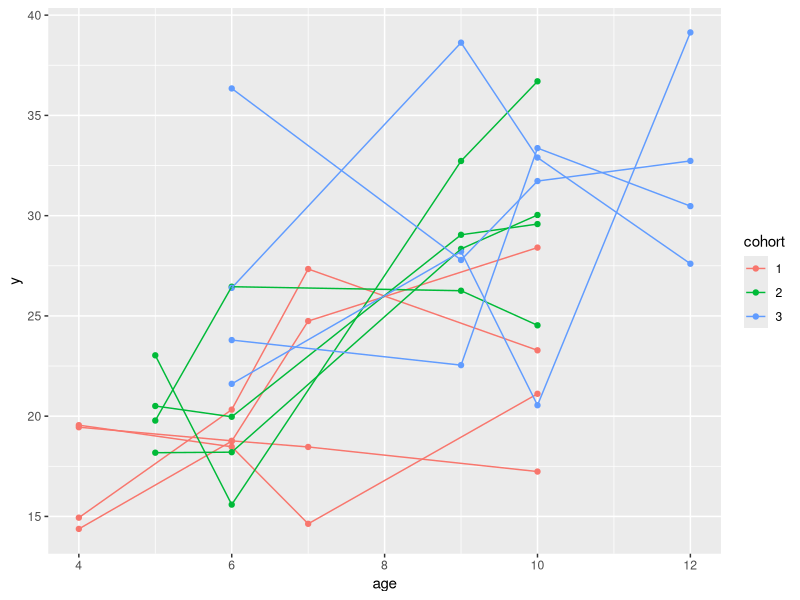
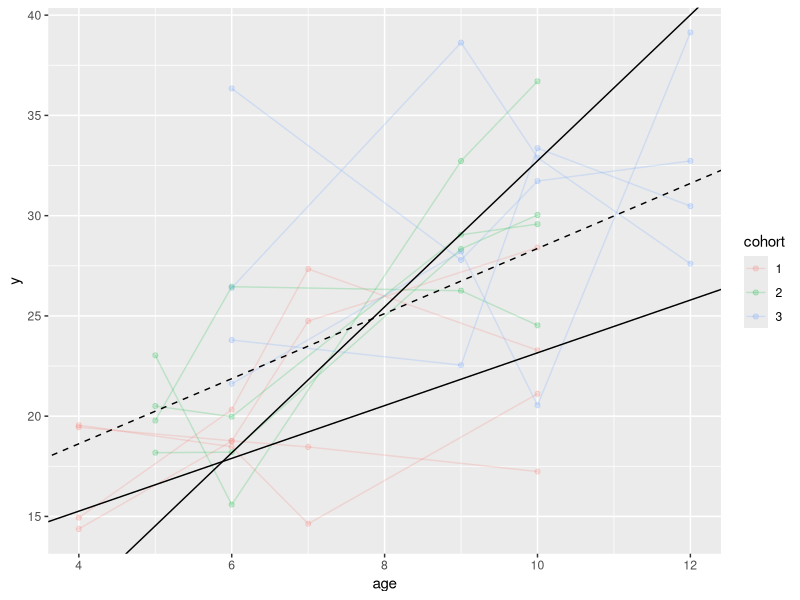

Write the R code that produced these figures, in order.
## ---- chunk 1
#| message: false
#| code-fold: true
#| code-summary: Load Libraries

library(tidyverse)
library(nlme)
library(lme4)
library(plm)
library(kableExtra)
## ---- chunk 2
#| code-fold: true

# simulated  
dat_skel <- data.frame(cohort = rep(1:3, each = 16),
           id = rep(1:12, each = 4),
           age = c(rep(c(4, 6, 7, 10), 4), # cohort 1
                   rep(c(4, 5, 8, 9) + 1, 4), # cohort 2 
                   rep(c(4, 7, 8, 10) + 2, 4))) # cohort 3
# creating data
set.seed(1)
id_int <- rnorm(12, 2) + 10
id_slope <- rnorm(12, mean = 1, sd = .01) # random slope
cohort_int <- c(1, 4, 7)

dat <- dat_skel %>% 
  mutate(y = id_int + id_slope * age + cohort_int[cohort] + rnorm(nrow(.), sd = 5),
         id = factor(id),
         cohort = factor(cohort))

dat %>% head()
## ---- chunk 3
#| code-fold: true
dat %>% ggplot(aes(age, y, color = cohort, group = id)) +
  geom_point() +
  geom_line()
## ---- chunk 4
dat_centered <- dat %>% arrange(id, age) %>%
  group_by(id) %>% 
  mutate(age_mean = mean(age),
         y_mean = mean(y),
         age_centered = age - age_mean,
         y_centered = y - y_mean,
         age_baseline = age - first(age),
         y_baseline = y - first(y))

dat_baseline <- dat_centered %>% 
  filter(age_baseline != 0)
## ---- chunk 5
# Fixed Effect Estimate (within model)
centered_lm <- lm(y_centered ~ age_centered, data = dat_centered) # centered regression

# between model
baseline_lm <- lm(y_baseline~age_baseline, data = dat_baseline) # baseline adjusted (centered)
id_lm <- lm(y~age + id, data = dat_centered) # id model (centered)

mean_lm <- lm(y_mean ~ age_mean, data = dat_centered) # mean regression (pooled model)

pooled_lm <- lm(y~age, data = dat_centered)

cohort_lm <- lm(y~age + cohort, data = dat_centered)

# mixed model
mmod <- lmer(y ~ age + (1|id), data = dat)

# within-between model
wb_mmod <- lmer(y~age_centered + age_mean + (1 | id), data = dat_centered)
## ---- chunk 6
#| code-fold: true
cbind(
  baseline_lm = coef(baseline_lm),
  mean = coef(mean_lm),
  cohort = coef(cohort_lm)[1:2],
  id = coef(id_lm)[1:2],
  pooled = coef(pooled_lm),
  centered = coef(centered_lm),
  mixed = fixef(mmod)) %>% rbind(NA) %>% 
  cbind(within_between = fixef(wb_mmod))
## ---- chunk 7
# help function for weight
fixed_random_weight <- function(rho_x, rho_y, n) {
  (1-rho_y) * rho_x / ((1-rho_y) + n * rho_y * (1 - rho_x))
}

## ---- chunk 8
# response correlation
rho_y <- VarCorr(mmod) %>% as.data.frame() %>% pull(vcov) %>% 
  as_mapper(~.x[1]/sum(.x))()

# correlation of age
age_lm <- lm(age~id, data = dat_centered)
rho_x <- summary(age_lm)$r.squared

n <- 4
w <- fixed_random_weight(rho_x, rho_y, n)
(1-w) * fixef(wb_mmod)[2] + w * fixef(wb_mmod)[3]
## ---- chunk 9
dat %>% ggplot(aes(age, y, color = cohort, group = id)) +
  geom_point(alpha = .2) +
  geom_line(alpha = .2) +
  geom_abline(slope = coef(centered_lm)[2], intercept = coef(centered_lm)[1] + 10) + # centered estimate
  geom_abline(slope = coef(mean_lm)[2], intercept = coef(mean_lm)[1]) + # mean estimate
  geom_abline(slope = fixef(mmod)[2], intercept = fixef(mmod)[1], linetype = 2) # mixed effects estimate
## ---- chunk 10
library(foreign)
fev <- read.dta("data/fev1.dta") %>% 
  filter(id != 197) %>%
  mutate(id = factor(id),
         y =  logfev1 - 2 * (log(ht)))

fev_centered <- fev %>% group_by(id) %>% 
  mutate(
    y_mean = mean(y),
    age_mean = mean(age),
    age_centered = age - age_mean)
## ---- chunk 11
# fitting all models
fev_lm <- lm(y ~ age + id, data = fev) # lm
fev_mer <- lmer(y~age + (1|id), data = fev) # random

# within/between model
fev_wb <- lmer(y ~ age_centered + age_mean + (1|id),
               data = fev_centered,
               REML = FALSE)

# cross sectional
fev_mean_lm <- lm(y_mean ~ age_mean, data = fev_centered)


# age correlation (between/within)
fev_age_lm <- lm(age ~ id, data = fev)

## ---- chunk 12
# comparing the coefficients
cbind(fixed = coef(fev_lm)[1:2],
      random = fixef(fev_mer),
      mean = coef(fev_mean_lm)) %>% 
  rbind(NA) %>% cbind(within_between = fixef(fev_wb))
## ---- chunk 13
rho_y <- VarCorr(fev_mer) %>% 
  as.data.frame() %>%
  pull(vcov) %>%
  as_mapper(~.x[1]/sum(.x))() # .689

# age covariance
# fev_age_ss <- anova(fev_age_lm)$`Sum Sq`
# rho_x <- fev_age_ss[1] / sum(fev_age_ss) 
rho_x <- summary(fev_age_lm)$r.squared # .172

nbar <- fev %>% count(id) %>% pull(n) %>% mean()

w <- fixed_random_weight(rho_x, rho_y, nbar)
w
## ---- chunk 14
# hausman test manually

haus_contr <- cbind(c(0, -1, 1))
haus_mean <- fixef(fev_wb) %*% haus_contr
haus_var <- t(haus_contr) %*% vcov(fev_wb) %*% haus_contr
haus_z <- haus_mean / sqrt(haus_var)[1]
pchisq(haus_z^2, 1, lower.tail = FALSE) # p = .84

# hausman with plm

# phtest(y~age, data = fev_centered, index = c("id"))
wi <- plm(y~age, data = fev_centered, index = c("id"), model = "within" )
fe <- plm(y~age, data = fev_centered, index = c("id"), model = "between")
mi <- plm(y~age, data = fev_centered, index = c("id"), model = "random")

phtest(wi, mi)
